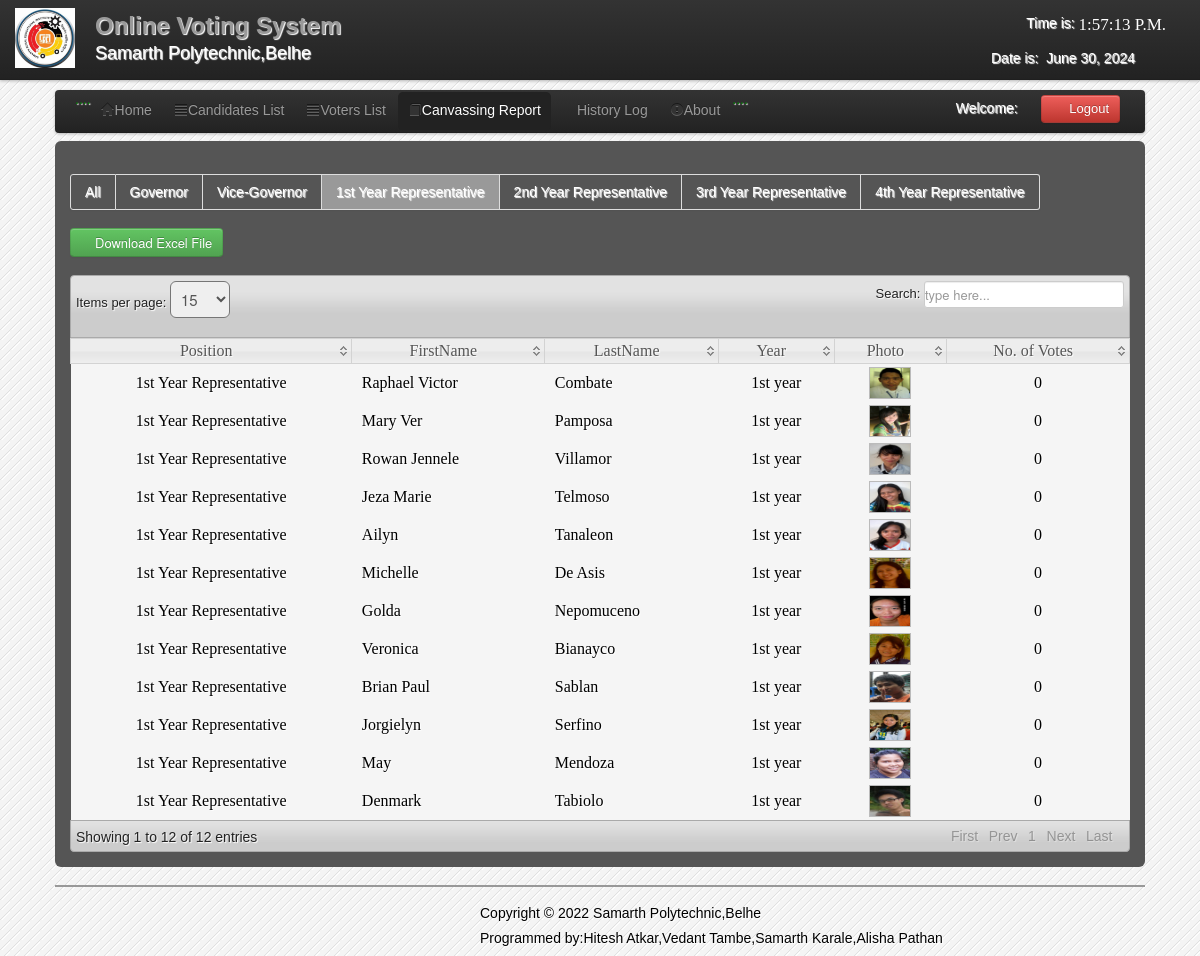
Screenshot of /admin/C_1st_year.php (signed in) with the database file from the repository.
### tables this page shows
CREATE TABLE `candidate` (
  `CandidateID` int(11) NOT NULL,
  `abc` varchar(1) NOT NULL,
  `Position` varchar(200) NOT NULL,
  `Party` varchar(100) NOT NULL,
  `FirstName` varchar(200) NOT NULL,
  `LastName` varchar(200) NOT NULL,
  `MiddleName` varchar(100) NOT NULL,
  `Gender` varchar(6) NOT NULL,
  `Year` varchar(100) NOT NULL,
  `Photo` varchar(200) NOT NULL
);

### admin/C_1st_year.php (the view, shortened to what this page needs)
<?php
include('session.php');
include('header.php');
include('dbcon.php');
?>
</head>
<body>
<?php include('nav_top.php'); ?>
<div class="wrapper">
<div class="home_body">
<div class="navbar">
	<div class="navbar-inner">
	<div class="container">
	<ul class="nav nav-pills">
	  <li>....</li>
	  <li><a href="home.php"><i class="icon-home icon-large"></i>Home</a></li>
	  <li><a  href="candidate_list.php"><i class="icon-align-justify icon-large"></i>Candidates List</a></li>
	  <li class=""><a  href="voter_list.php"><i class="icon-align-justify icon-large"></i>Voters List</a></li>
		 <li class="active"><a  href="canvassing_report.php"><i class="icon-book icon-large"></i>Canvassing Report</a></li>
		    <li><a  href="History.php"><i class="icon-table icon-large"></i>History Log</a>
		   <li><a data-toggle="modal" href="#about"><i class="icon-exclamation-sign icon-large"></i>About</a></li>
		   <li>....</li>
	 </ul>
	<form class="navbar-form pull-right">
		<?php $result=mysqli_query($conn,"select * from users where User_id='$id_session'");
	$row=mysqli_fetch_array($result);
	?>
	<font color="white">Welcome:<i class="icon-user-md"></i><?php echo $row['User_Type']; ?></font>
	<a class="btn btn-danger" id="logout" data-toggle="modal" href="#myModal"><i class="icon-off"></i>&nbsp;Logout</a>
	</form>
	</div>
	</div>
	</div>
	<div id="element" class="hero-body">
	    <div class="pagination">
    <ul>
    <li><a href="Canvassing_report.php"><font color="white">All</font></a></li>
    <li><a href="C_governor.php"><font color="white">Governor</font></a></li>
    <li><a href="C_vice-governor.php"><font color="white">Vice-Governor</font></a></li>
    <li class="active"><a href="C_1st_year.php"><font color="white">1st Year Representative</font></a></li>
    <li><a href="C_2nd_year.php"><font color="white">2nd Year Representative</font></a></li>
    <li><a href="C_3rd_year.php"><font color="white">3rd Year Representative</font></a></li>
    <li><a href="C_4th_year.php"><font color="white">4th Year Representative</font></a></li>
    </ul>
    </div>
		<form method="POST" action="canvassing_excel.php">
	<button id="save_voter" class="btn btn-success" name="save"><i class="icon-download icon-large"></i>Download Excel File</button>
	</form>
	<table class="users-table">
<div class="demo_jui">
		<table cellpadding="0" cellspacing="0" border="0" class="display" id="log" class="jtable">
			<thead>
				<tr>
				<th>Position</th>
				<th>FirstName</th>
				<th>LastName</th>
				<th>Year</th>
				<th>Photo</th>
				<th>No. of Votes</th>
				</tr>
			</thead>
			<tbody>
<?php $candidate_query=mysqli_query($conn,"select  * from candidate where Position='1st Year Representative'");
		while($candidate_rows=mysqli_fetch_array($candidate_query)){ $id=$candidate_rows['CandidateID'];
		?>
<tr class="del<?php echo $id ?>">
	<td align="center"><?php echo $candidate_rows['Position']; ?></td>
	<td><?php echo $candidate_rows['FirstName']; ?></td>
	<td><?php echo $candidate_rows['LastName']; ?></td>
	<td align="center"><?php echo $candidate_rows['Year']; ?></td>
	<td align="center"><img class="pic" width="40" height="30" src="<?php echo $candidate_rows['Photo'];?>" border="0" onmouseover="showtrail('<?php echo $candidate_rows['Photo'];?>','<?php echo $candidate_rows['FirstName']." ".$candidate_rows['LastName'];?> ',200,5)" onmouseout="hidetrail()"></a></td>
		<td align="center">
	<?php $votes_query=mysqli_query($conn,"select * from votes where CandidateID='$id'");
	$vote_count=mysqli_num_rows($votes_query);
	echo $vote_count;
	?>
</td>
	</tr>
<?php } ?>
			</tbody>
		</table>
	</div>
	</div>
<?php include('footer.php')?>
</div>
</body>
</html>

### admin/css/datatable/demo_table_jui.css (style rules this page uses)
table.display thead th { cursor: pointer; padding: 3px 0 3px 10px; }
table.display { border-collapse: collapse; clear: both; margin: 0 auto; width: 100%; }
table.display td { padding: 3px 10px; }
tr.odd { background-color: #f5f5f5; }
tr.even { background-color: #f5f5f5; }

### admin/css/Home.css (style rules this page uses)
* { margin:0; padding:0; }
body { font-family:"Trebuchet MS", "Myriad Pro", Arial, sans-serif; font-size:14px; background-color: #fff; background:#f4f4f4 url(../images/bg.gif) repeat top left; text-shadow:1px 1px 1px #fff; background-position: 0 0px; }
.wrapper { width:1090px; margin:10px auto; }

### rows the page displays
candidate: Position "1st Year Representative", FirstName "Raphael Victor", LastName "Combate", Year "1st year", Photo (picture), vote_count "0"
candidate: Position "1st Year Representative", FirstName "Mary Ver", LastName "Pamposa", Year "1st year", Photo (picture), vote_count "0"
candidate: Position "1st Year Representative", FirstName "Rowan Jennele", LastName "Villamor", Year "1st year", Photo (picture), vote_count "0"
candidate: Position "1st Year Representative", FirstName "Jeza Marie", LastName "Telmoso", Year "1st year", Photo (picture), vote_count "0"
candidate: Position "1st Year Representative", FirstName "Ailyn", LastName "Tanaleon", Year "1st year", Photo (picture), vote_count "0"
candidate: Position "1st Year Representative", FirstName "Michelle", LastName "De Asis", Year "1st year", Photo (picture), vote_count "0"
candidate: Position "1st Year Representative", FirstName "Golda", LastName "Nepomuceno", Year "1st year", Photo (picture), vote_count "0"
candidate: Position "1st Year Representative", FirstName "Veronica", LastName "Bianayco", Year "1st year", Photo (picture), vote_count "0"
candidate: Position "1st Year Representative", FirstName "Brian Paul", LastName "Sablan", Year "1st year", Photo (picture), vote_count "0"
candidate: Position "1st Year Representative", FirstName "Jorgielyn", LastName "Serfino", Year "1st year", Photo (picture), vote_count "0"
candidate: Position "1st Year Representative", FirstName "May", LastName "Mendoza", Year "1st year", Photo (picture), vote_count "0"
candidate: Position "1st Year Representative", FirstName "Denmark", LastName "Tabiolo", Year "1st year", Photo (picture), vote_count "0"
